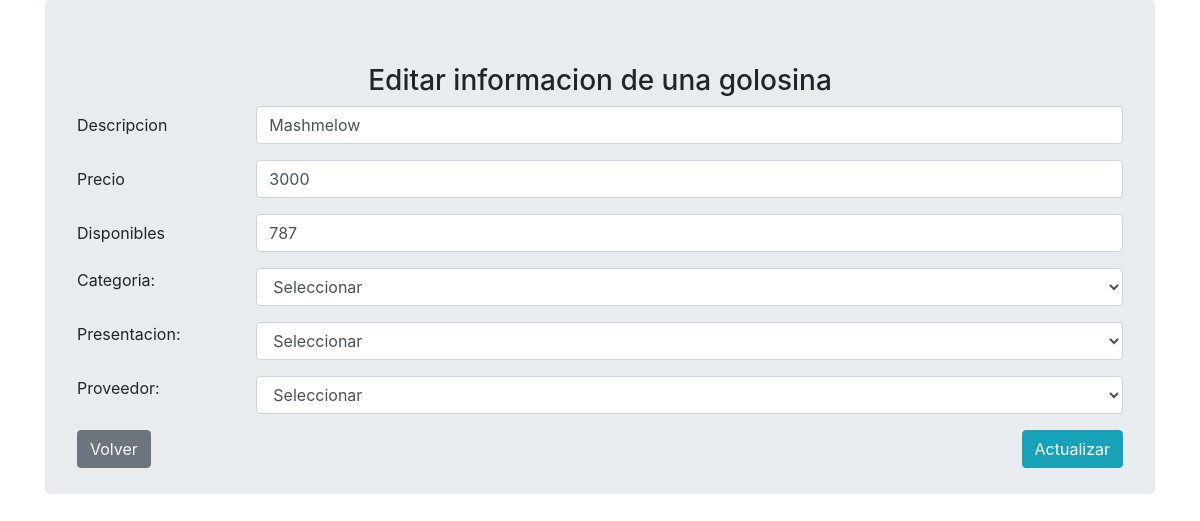
The app's page /admin/golosina/update.php?id=9 (signed in) with its own data.
### tables this page shows
CREATE TABLE `GOLOSINA` (
  `GO_ID` bigint(20) UNSIGNED NOT NULL COMMENT 'PK - Identificador unico',
  `GO_DESC` varchar(250) NOT NULL COMMENT 'Descripción de la golosina ',
  `GO_PRECIO` double NOT NULL COMMENT 'Precio de la unidad',
  `GO_STOCK` int(11) NOT NULL COMMENT 'Cantidad en existencia ',
  `GO_GOPR_ID` bigint(20) UNSIGNED NOT NULL COMMENT 'FK - Id del proveedor de la golosina',
  `GO_GOCA_ID` bigint(20) UNSIGNED NOT NULL COMMENT 'FK - Id de la categoría a la que pertenece la golosina',
  `GO_GOPRE_ID` bigint(20) UNSIGNED NOT NULL COMMENT 'FK - Id de la presentación de la golosina'
);

### includes/db/database.php (called while the page is built, shortened)
<?php
class Conexion
{
    protected $conex;
    public function conectar()
    {
        $this->conex = new mysqli(HOST, USER, PASS, DBNAME);
        if ($result = $this->conex->query("SELECT DATABASE()")) {
            $row = $result->fetch_row();
            $result->close();
        }
        return true;
    }
    public function getConex()
    {
        if ($this->conectar()) {
            return $this->conex;
        } else {
            return null;
        }
    }
}

### admin/golosina/update.php (the view, shortened to what this page needs)
<?php
require_once "../../includes/db/database.php";
$db = new Conexion();
if (!empty($_GET)) {
    $id = (isset($_GET['id'])) ? $_GET['id']: null ;
    $sql = 'SELECT
                GO.GO_ID AS "ID",
                GO.GO_DESC AS "DESC",
                GO.GO_PRECIO AS "PRECIO",
                GO.GO_STOCK AS "STOCK",
                CONCAT( GOPR.PR_NOMBRE, " - ", GOPR.PR_SUCURSAL) AS "PROVEEDOR",
                GOPRE.GOPRE_DESC AS "PRESENTACION",
                GOCA.GOCA_DESC AS "CATEGORIA"
            FROM
                GOLOSINA GO
                INNER JOIN GO_PROVEEDOR GOPR ON GO.GO_GOPR_ID = GOPR.PR_ID
                INNER JOIN GO_CATEGORIAS GOCA ON GO.GO_GOCA_ID = GOCA.GOCA_ID
                INNER JOIN GO_PRESENTACIONES GOPRE ON GO.GO_GOPRE_ID = GOPRE.GOPRE_ID
            WHERE GO.GO_ID = '.$id;
    $result = $db->getConex()->query($sql);
    $rows = $result->num_rows;
        ?>
        <link rel="stylesheet" href="http://localhost/golosinas-alpha/librerias/bootstrap/css/bootstrap.min.css">
        <div class="container">
            <div class="jumbotron">
                <?php
                    if ($rows > 0) {
                        $row = $result->fetch_assoc();
                ?>
                <div class="text-center">
                    <h3>Editar informacion de una golosina</h3>
                </div>
                <form action="<?php echo $_SERVER['PHP_SELF']."?id=".$row['ID'] ?>" method="POST">
                    <div class="form-group row">
                        <label for="desc" class="col-sm-2 col-form-label">Descripcion</label>
                        <div class="col-sm-10">
                        <input type="text" class="form-control" id="desc" required name="desc" value="<?php echo $row['DESC']?>">
                        </div>
                    </div>
                    <div class="form-group row">
                        <label for="precio" class="col-sm-2 col-form-label">Precio</label>
                        <div class="col-sm-10">
                        <input type="number" class="form-control" id="precio" required name="precio" value="<?php echo $row['PRECIO']?>">
                        </div>
                    </div>
                    <div class="form-group row">
                        <label for="stock" class="col-sm-2 col-form-label">Disponibles</label>
                        <div class="col-sm-10">
                            <input type="number" class="form-control" id="stock" required name="stock" value="<?php echo $row['STOCK']?>">
                        </div>
                    </div>
                    <div class="form-group row">
						<label for="id_categoria" class="col-sm-2 control-label">Categoria: </label>
						<div class="col-sm-10">
							<select class="form-control" id="id_categoria" name="id_categoria">
								<option value=""> Seleccionar </option>
							</select>
						</div>
                    </div>
                    <div class="form-group row">
						<label for="id_presentacion" class="col-sm-2 control-label">Presentacion: </label>
						<div class="col-sm-10">
							<select class="form-control" id="id_presentacion" name="id_presentacion">
								<option value=""> Seleccionar </option>
							</select>
						</div>
                    </div>
                    <div class="form-group row">
						<label for="id_proveedor" class="col-sm-2 control-label">Proveedor: </label>
						<div class="col-sm-10">
							<select class="form-control" id="id_proveedor" name="id_proveedor" required>
								<option value=""> Seleccionar </option>
							</select>
						</div>
                    </div>
                    <input type="submit" class="btn btn-info float-right" value="Actualizar">
                    <a href="../golosinas.php" class="btn btn-secondary float-left">Volver</a>
                </form>
            </div>
        </div>
        <?php
    } else {
        echo "No se encontró el proveedor que se quería editar";
    }
}
?>

### records on screen
golosina: desc "Mashmelow", precio "3000", stock "787"
